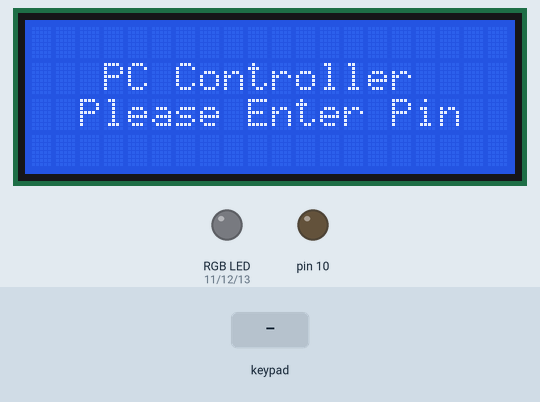
Recording of a sketch running on a simulated Arduino Uno, built with avr-gcc and run on an emulated ATmega328P. Shown: 20×4 character LCD, an RGB LED mixed from three pins (HIGH = lit), output pins drawn as LEDs (lit = HIGH). Inputs (shaded band) come from the test bench.

Above: at 1.3 s.
1.4 s: keypad keys 9 8 7 6 # pressed 0.4 s apart
At 4.0 s:
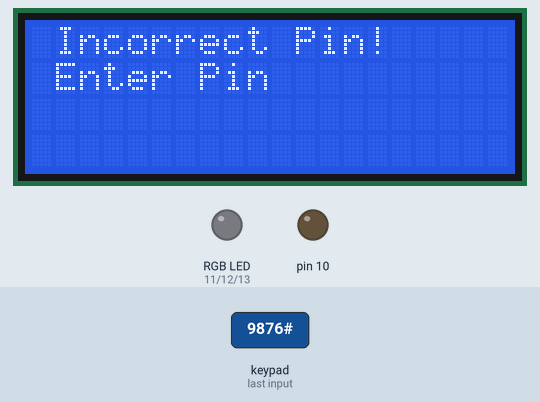
4.9 s: keypad keys 1 2 3 4 # pressed 0.4 s apart
At 5.56 s:
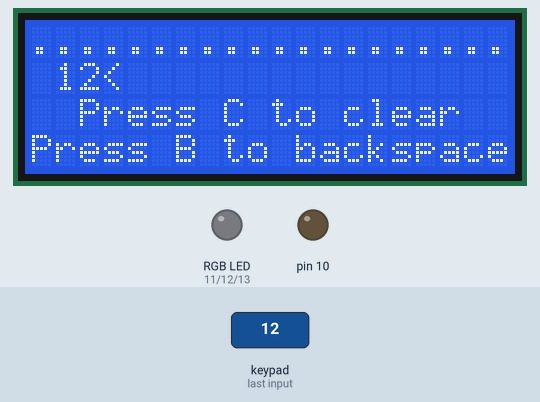
8.4 s: key 'C' pressed
At 9.4 s:
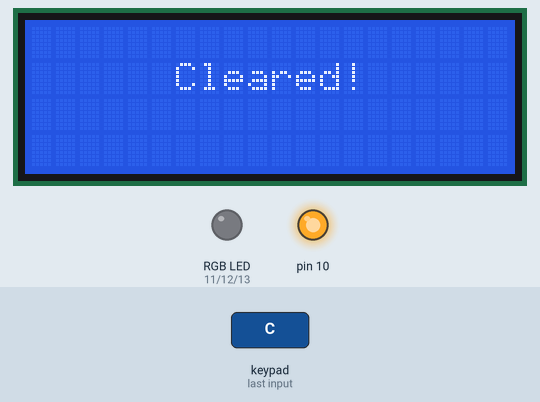
11.4 s: key 'B' pressed
At 12.7 s:
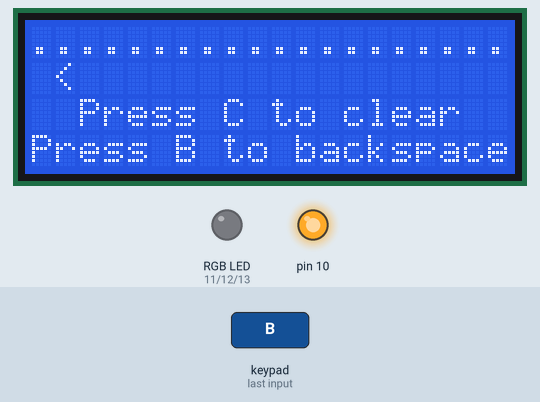
13.0 s: keypad keys 5 4 3 2 # pressed 0.4 s apart
At 15.2 s:
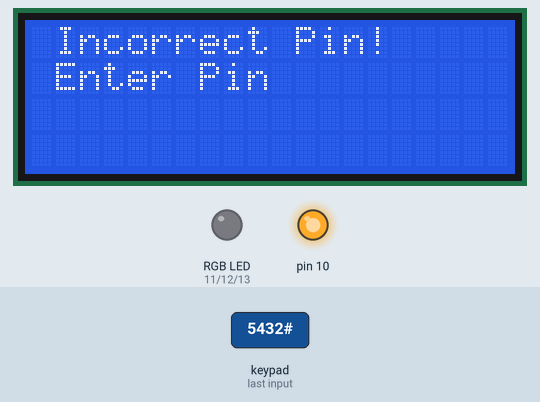
16.5 s: key '5' pressed
At 17.5 s:
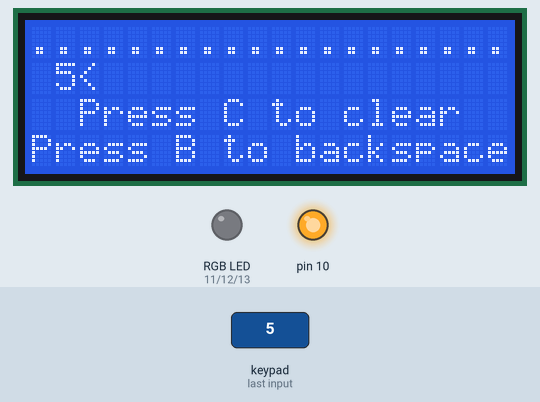
Timing chart, 0 to 19.0 s (numbered marks = the images above; inputs shaded):
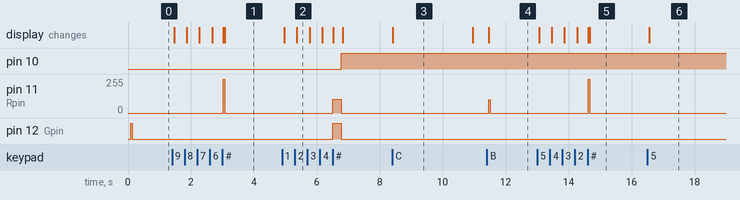

The sketch:

PCController.ino
```cpp
#include <Wire.h>
#include <LiquidCrystal_I2C.h>
#include <Keypad.h>


const byte ROWS = 4;
const byte COLS = 4;

char hexaKeys[ROWS][COLS] = {
  { '1', '2', '3', 'A' },
  { '4', '5', '6', 'B' },
  { '7', '8', '9', 'C' },
  { '*', '0', '#', 'D' }
};

// Connections to Arduino
byte rowPins[ROWS] = { 9, 8, 7, 6 };
byte colPins[COLS] = { 5, 4, 3, 2 };

// Create keypad object
Keypad customKeypad = Keypad(makeKeymap(hexaKeys), rowPins, colPins, ROWS, COLS);

// Create LCD object
LiquidCrystal_I2C lcd(0x27, 20, 4);

// Setup LED
int Rpin = 11;
int Gpin = 12;
int Bpin = 13;

void setup() {
  // Setup LCD with backlight and initialize
  lcd.backlight();
  lcd.init();
  lcd.setCursor(3, 1);
  lcd.print("PC Controller");
  lcd.setCursor(2, 2);
  lcd.print("Please Enter Pin");
  pinMode(10, OUTPUT);
  Serial.begin(9600);
  pinMode(Rpin, OUTPUT);
  pinMode(Bpin, OUTPUT);
  pinMode(Gpin, OUTPUT);

  statusColor(0,255,0);
  delay(50);
  statusColor(0,0,0);
}

// define vars
String pin = "";
String correctPin = "1234";
bool currentlyUnlocked = false;
bool onClearedScreen = false;

void loop() {
  // Get key value if pressed
  char customKey = customKeypad.getKey();

  if (customKey) {
    if (isdigit(customKey)) {
      pin += String(customKey);
      lcd.clear();
      if (pin.length() >= 19) {
        lcd.setCursor(0, 0);
        lcd.print("....................");
        lcd.setCursor(0, 1);
        lcd.print(pin.substring(pin.length() - 19)+"<");
        printCClear();
      } else {
        lcd.setCursor(0, 0);
        lcd.print("....................");
        lcd.setCursor(1, 1);
        lcd.print(pin+"<");
        printCClear();
      };

    } else {
      switch (customKey) {
        case 'C':
          if (!currentlyUnlocked) {
            clearPin();
          };
          break;
        case 'B':
          if (!currentlyUnlocked) {
            backspace();
          };
          break;
        case '*':
          validatePin(6500);
          break;
        case '#':
          validatePin(250);
          break;
        default:
          break;
      };
    };
  };
}

void printCClear() {
  lcd.setCursor(2, 2);
  lcd.print("Press C to clear");
  lcd.setCursor(0, 3);
  lcd.print("Press B to backspace");
};

void backspace(){
  pin.remove(pin.length()-1);
  lcd.clear();
      if (pin.length() >= 19) {
        lcd.setCursor(0, 0);
        lcd.print("....................");
        lcd.setCursor(0, 1);
        lcd.print(pin.substring(pin.length() - 19)+"<");
        printCClear();
      } else {
        lcd.setCursor(0, 0);
        lcd.print("....................");
        lcd.setCursor(1, 1);
        lcd.print(pin+"<");
        printCClear();
      };
  statusColor(100,100,100);
  delay(50);
  statusColor(0,0,0);
};
void statusColor(int R, int G, int B){
  analogWrite(Rpin, R);
  analogWrite(Bpin, B);
  analogWrite(Gpin, G);
};
void clearPin() {
  pin = "";
  lcd.clear();
  lcd.setCursor(6, 1);
  lcd.print("Cleared!");
  onClearedScreen = true;
  delay(2500);
  onClearedScreen=false;
  lcd.clear();

  lcd.setCursor(3, 1);
  lcd.print("PC Controller");
  lcd.setCursor(2, 2);
  lcd.print("Please Enter Pin");
};
void validatePin(int delayIfValid) {
  lcd.clear();
  if (pin == correctPin) {
    currentlyUnlocked = true;
    pin = "";
    lcd.setCursor(2, 1);
    statusColor(103, 237, 88);
    lcd.print("Toggling power...");

    digitalWrite(10, LOW);
    delay(delayIfValid);
    digitalWrite(10, LOW);
    statusColor(0,0,0);
    lock();

  } else {
    lcd.setCursor(1, 0);
    lcd.print("Incorrect Pin!");
    statusColor(255, 54, 54);
    delay(50);
    statusColor(0,0,0);
    lcd.setCursor(1, 1);
    lcd.print("Enter Pin");
    pin = "";
  };
};

void lock() {
  if (!currentlyUnlocked) { return; };
  digitalWrite(10, HIGH);
  lcd.clear();
  lcd.setCursor(3, 1);
  lcd.print("PC Controller");
  lcd.setCursor(2, 2);
  lcd.print("Please Enter Pin");
  currentlyUnlocked = false;
};
```

Measured:
- after the input at 1.4 s, pin 11 (Rpin): 0/255 → 255/255 after 1.6 s, → 0/255 0.05 s later; the display: first changes after 0.07 s (image 1 shows a later state)
- after the input at 4.9 s, pin 10: LOW → HIGH after 1.9 s; pin 11 (Rpin): 0/255 → 103/255 after 1.6 s, → 0/255 0.27 s later; pin 12 (Gpin): LOW → HIGH after 1.6 s, → LOW 0.27 s later; the display: first changes after 0.07 s (image 2 shows a later state)
- after the input at 8.4 s, the display: changes at once (image 3)
- after the input at 11.4 s, pin 11 (Rpin): 0/255 → 100/255 after 0.06 s, → 0/255 0.05 s later; the display: changes after 0.06 s (image 4)
- after the input at 13.0 s, pin 11 (Rpin): 0/255 → 255/255 after 1.6 s, → 0/255 0.05 s later; the display: first changes after 0.07 s (image 5 shows a later state)
- after the input at 16.5 s, the display: changes after 0.07 s (image 6)
- what the display in image 3 shows lasts 2.5 s, from 8.4 s to 10.9 s
